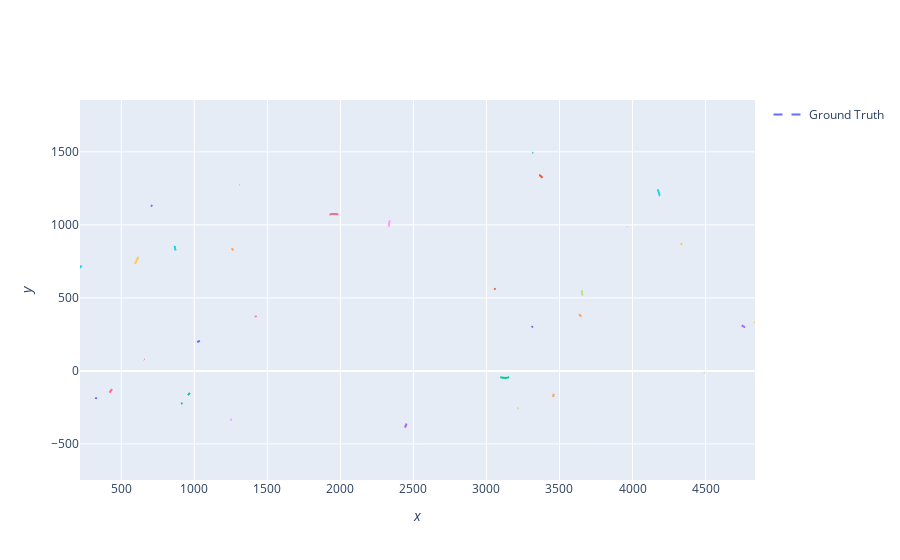

Notebook source saved alongside this figure:
### Markdown cell above
Plot ground truths using the Plotterly class

### Code cell
from stonesoup.plotter import Plotterly

plotter = Plotterly()
plotter.plot_ground_truths(truths, [0, 2])
plotter.fig
